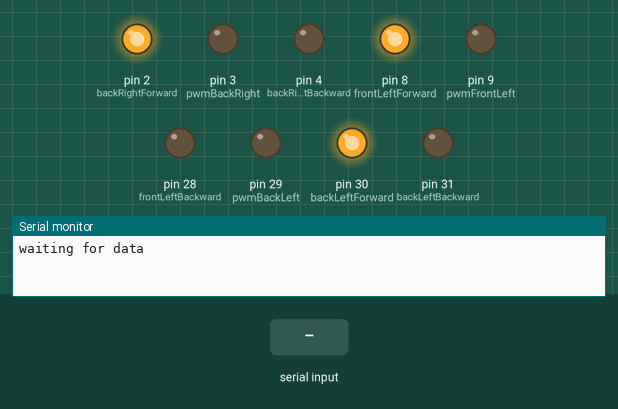
This sketch was run on a simulated Arduino Mega 2560, built with avr-gcc and run on an emulated ATmega2560. On the bench: output pins drawn as LEDs (lit = HIGH), the last lines printed to the serial monitor. The test bench sets the inputs (shaded band). Pins used as bus, display or sensor lines are not drawn.

Above: at 1.2 s.
1.3 s: "90,45\n" received over the second serial link
At 2.4 s:
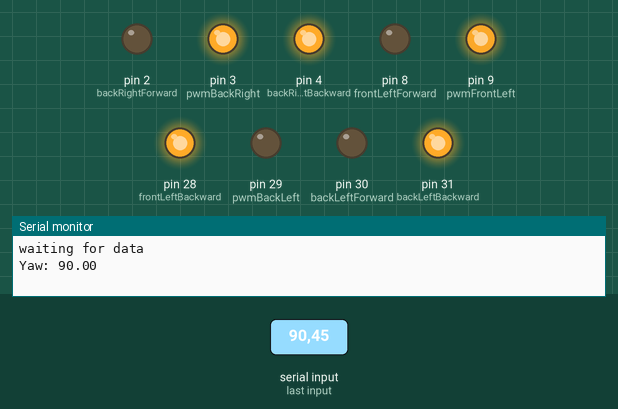
2.8 s: "30,150\n" received over the second serial link
At 3.6 s:
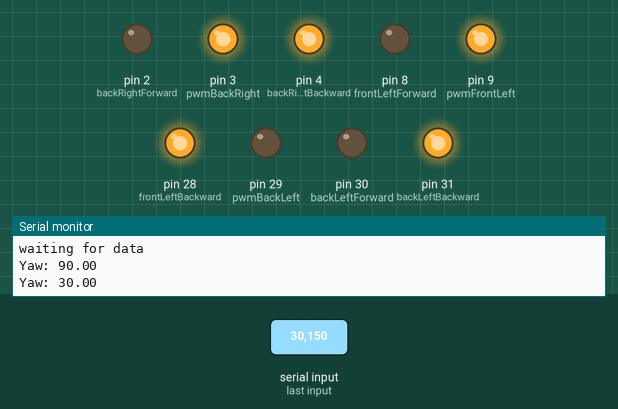
Timing chart, 0 to 5.8 s (numbered marks = the images above; inputs shaded):
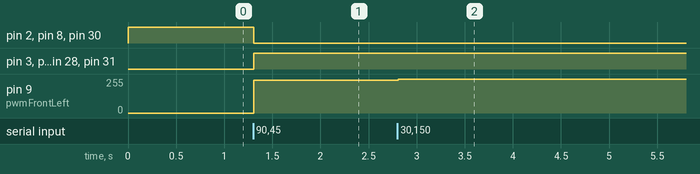

The sketch:

ProportionalKeepAngle.ino
```cpp
const int pwmFrontLeft = 9, pwmFrontRight = 6, pwmBackLeft = 29, pwmBackRight = 3;
const int frontLeftBackward = 28, frontLeftForward = 8, frontRightBackward = 7, frontRightForward = 5,
  backLeftBackward = 31, backLeftForward = 30, backRightBackward = 4, backRightForward = 2;

float yaw=0;

void setup() {
  pinMode(frontLeftBackward, OUTPUT);
  pinMode(frontLeftForward, OUTPUT);
  pinMode(frontRightBackward, OUTPUT);
  pinMode(frontRightForward, OUTPUT);
  pinMode(backLeftBackward, OUTPUT);
  pinMode(backLeftForward, OUTPUT);
  pinMode(backRightBackward, OUTPUT);
  pinMode(backRightForward, OUTPUT);

  pinMode(pwmFrontLeft, OUTPUT);
  pinMode(pwmFrontRight, OUTPUT);
  pinMode(pwmBackLeft, OUTPUT);
  pinMode(pwmBackRight, OUTPUT);

  Serial.begin(115200);  // serial monitor
  Serial1.begin(9600);   // uart
  Serial.println("waiting for data");
}

void loop() {
  getYawData();
  keepAngle(0, 150, 0.1);
  //frontLeftPower(150, 0, 1);
  //frontRightPower(150, 1, 0);
  //backLeftPower(150, 0, 1);
  //backRightPower(150, 1, 0);
}

void keepAngle (float targetAngle, int maxPwm, double kP) {
  float currentAngle = yaw;
  float error = targetAngle - currentAngle;
  int pwm = (int) (kP*error);
  pwm = constrain(pwm, -maxPwm, maxPwm);

  /*frontLeftPower(pwm, 0, 1);
  frontRightPower(pwm, 0, 1);
  backLeftPower(pwm, 0, 1);
  backRightPower(pwm, 0, 1);*/

  frontLeftPower(pwm, pwm >= 0 ? 0 : 1, pwm >= 0 ? 1 : 0);
  frontRightPower(pwm, pwm >= 0 ? 0 : 1, pwm >= 0 ? 1 : 0);
  backLeftPower(pwm, pwm >= 0 ? 0 : 1, pwm >= 0 ? 1 : 0);
  backRightPower(pwm, pwm >= 0 ? 0 : 1, pwm >= 0 ? 1 : 0);
}

void getYawData(){
  static String receivedData = "";

  char incomingChar;

  while (Serial1.available()) {
    incomingChar = Serial1.read();

    if (incomingChar == '\n') {
      yaw = receivedData.toFloat();
      Serial.print("Yaw: ");
      Serial.println(yaw);
      receivedData = "";
    } else {
      receivedData += incomingChar;
    }
  }
}

void frontLeftPower(int pwm, int dir1, int dir2) {
  digitalWrite(frontLeftBackward, dir1); digitalWrite(frontLeftForward, dir2);
  analogWrite(pwmFrontLeft, pwm);
}

void frontRightPower(int pwm, int dir1, int dir2) {
  digitalWrite(frontRightBackward, dir1); digitalWrite(frontRightForward, dir2);
  analogWrite(pwmFrontRight, pwm);
}

void backLeftPower(int pwm, int dir1, int dir2) {
  digitalWrite(backLeftBackward, dir1); digitalWrite(backLeftForward, dir2);
  analogWrite(pwmBackLeft, pwm);
}

void backRightPower(int pwm, int dir1, int dir2) {
  digitalWrite(backRightBackward, dir1); digitalWrite(backRightForward, dir2);
  analogWrite(pwmBackRight, pwm);
}
```

Measured:
- after the input at 1.3 s, pin 2 (backRightForward), pin 8 (frontLeftForward), pin 30 (backLeftForward): HIGH → LOW at once; pin 3 (pwmBackRight), pin 4 (backRightBackward), pin 28 (frontLeftBackward), pin 31 (backLeftBackward): LOW → HIGH at once; pin 9 (pwmFrontLeft): 0/255 → 247/255 at once
- after the input at 2.8 s, pin 9 (pwmFrontLeft): 247/255 → 253/255 at once
